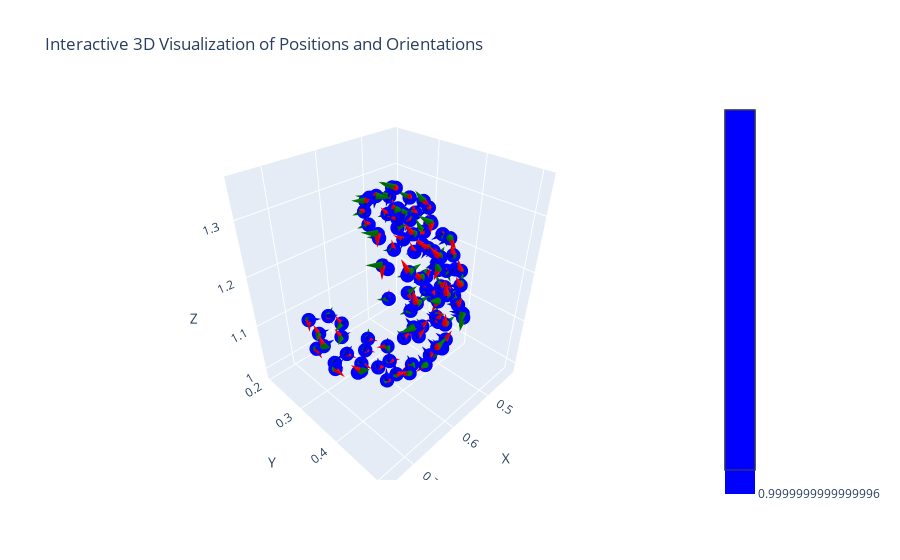

Notebook code cell kept with this figure:
### Code cell
import numpy as np
import plotly.graph_objects as go
from pyquaternion import Quaternion  # For converting quaternions to rotation vectors

# Example 2D ndarray of x, y, z, and quaternion (x, y, z, w) coordinates
data = object_grasps

# Extract positions and quaternions
positions = data[:, :3]
quaternions = data[:, 3:]

# Create lists to hold the arrow start and end points
x_start, y_start, z_start = [], [], []
x_end_x, y_end_x, z_end_x = [], [], []
x_end_y, y_end_y, z_end_y = [], [], []
x_end_z, y_end_z, z_end_z = [], [], []

# Calculate orientation vectors derived from quaternions
for pos, quat in zip(positions, quaternions):
    q = Quaternion(quat[3], quat[0], quat[1], quat[2])  # Convert to Quaternion object
    x_dir = q.rotate([1, 0, 0])  # X-axis direction
    y_dir = q.rotate([0, 1, 0])  # Y-axis direction
    z_dir = q.rotate([0, 0, 1])  # Z-axis direction
    
    # Start points
    x_start.append(pos[0])
    y_start.append(pos[1])
    z_start.append(pos[2])
    
    # End points for x, y, z directions
    x_end_x.append(pos[0] + x_dir[0])
    y_end_x.append(pos[1] + x_dir[1])
    z_end_x.append(pos[2] + x_dir[2])
    
    x_end_y.append(pos[0] + y_dir[0])
    y_end_y.append(pos[1] + y_dir[1])
    z_end_y.append(pos[2] + y_dir[2])
    
    x_end_z.append(pos[0] + z_dir[0])
    y_end_z.append(pos[1] + z_dir[1])
    z_end_z.append(pos[2] + z_dir[2])

# Create a 3D scatter plot for positions
scatter = go.Scatter3d(
    x=positions[:, 0],
    y=positions[:, 1],
    z=positions[:, 2],
    mode='markers',
    marker=dict(size=5, color='blue'),
    name='Positions'
)

# Create 3D quiver-like plots for X, Y, and Z orientations
quiver_x = go.Cone(
    x=x_start,
    y=y_start,
    z=z_start,
    u=np.array(x_end_x) - np.array(x_start),
    v=np.array(y_end_x) - np.array(y_start),
    w=np.array(z_end_x) - np.array(z_start),
    sizemode="scaled",
    sizeref=0.5,
    anchor="tail",
    colorscale=[[0, 'red'], [1, 'red']],
    name='X-axis'
)

quiver_y = go.Cone(
    x=x_start,
    y=y_start,
    z=z_start,
    u=np.array(x_end_y) - np.array(x_start),
    v=np.array(y_end_y) - np.array(y_start),
    w=np.array(z_end_y) - np.array(z_start),
    sizemode="scaled",
    sizeref=0.5,
    anchor="tail",
    colorscale=[[0, 'green'], [1, 'green']],
    name='Y-axis'
)

quiver_z = go.Cone(
    x=x_start,
    y=y_start,
    z=z_start,
    u=np.array(x_end_z) - np.array(x_start),
    v=np.array(y_end_z) - np.array(y_start),
    w=np.array(z_end_z) - np.array(z_start),
    sizemode="scaled",
    sizeref=0.5,
    anchor="tail",
    colorscale=[[0, 'blue'], [1, 'blue']],
    name='Z-axis'
)

# Combine plots
fig = go.Figure(data=[scatter, quiver_x, quiver_y, quiver_z])

# Customize the layout
fig.update_layout(
    scene=dict(
        xaxis_title='X',
        yaxis_title='Y',
        zaxis_title='Z'
    ),
    title='Interactive 3D Visualization of Positions and Orientations'
)

fig.show()
